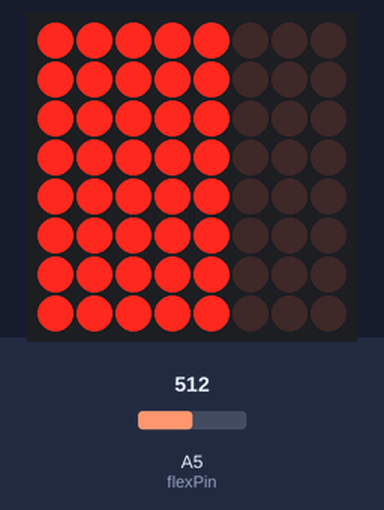
Recording of a sketch running on a simulated Arduino Uno, built with avr-gcc and run on an emulated ATmega328P. Shown: 8×8 LED matrix. The inputs (shaded band) are chosen by the test bench; at power-on: A5 (flexPin) = 512. What the sketch prints to the serial monitor is not drawn.

Above: at 1.2 s.
1.3 s: A5 (flexPin) set to 716
At 2.0 s:
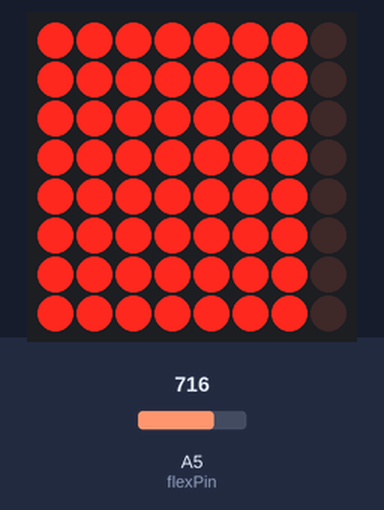
4.3 s: A5 (flexPin) set to 900
At 5.5 s:
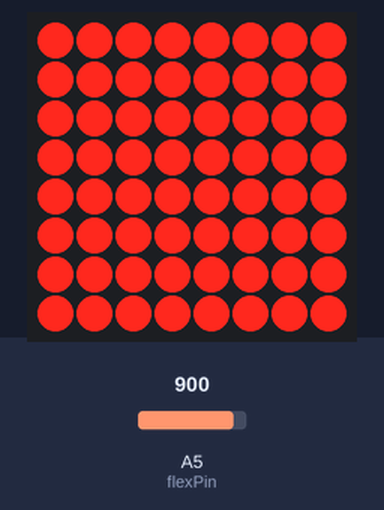
10.3 s: A5 (flexPin) set to 511
At 11.3 s:
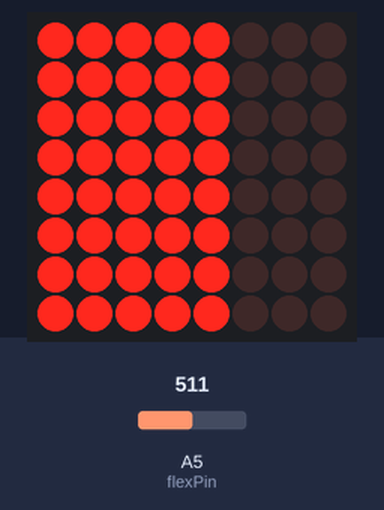
Timing chart, 0 to 13.1 s (numbered marks = the images above; inputs shaded):
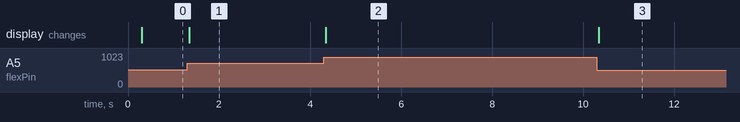

Measured:
- after the input at 1.3 s, the display: changes at once (image 1)
- after the input at 4.3 s, the display: changes at once (image 2)
- after the input at 10.3 s, the display: changes at once (image 3)

The sketch:

flexSensor.ino
```cpp
#include "LedControl.h"

//LedControl(int dataPin, int clkPin, int csPin, int numDevices);
//VCC = 5V GND = ground DIN = 12 CS = 10 CLK = 11
LedControl lc=LedControl(12,11,10,1);

int flexValue = 0;
int timer = 0;
int flexPin = A5;
int rows = 0;

void setup() {
  //The MAX72XX is in power-saving mode on startup, we have to do a wakeup call
  lc.shutdown(0,false);
  //Set the brightness to a medium values (0~15 possible values)
  lc.setIntensity(0,1);
  //and clear the display
  lc.clearDisplay(0);
  Serial.begin(9600);
  randomSeed(analogRead(0));//randomizing using a reasonably random analog read
}

void loop() {
  timer++;//timer used to delay game speed for reasonable framerate
  if(timer==100){//move snake and draw a new frame
    flexValue = analogRead(flexPin);
    rows = floor(flexValue / 100);
    Serial.println(rows);
    Serial.println(flexValue);
    lc.clearDisplay(0);
    for(int i=0;i<rows;i++)
      lc.setColumn(0,i,B11111111);
    timer = 0;
  }
}
```
